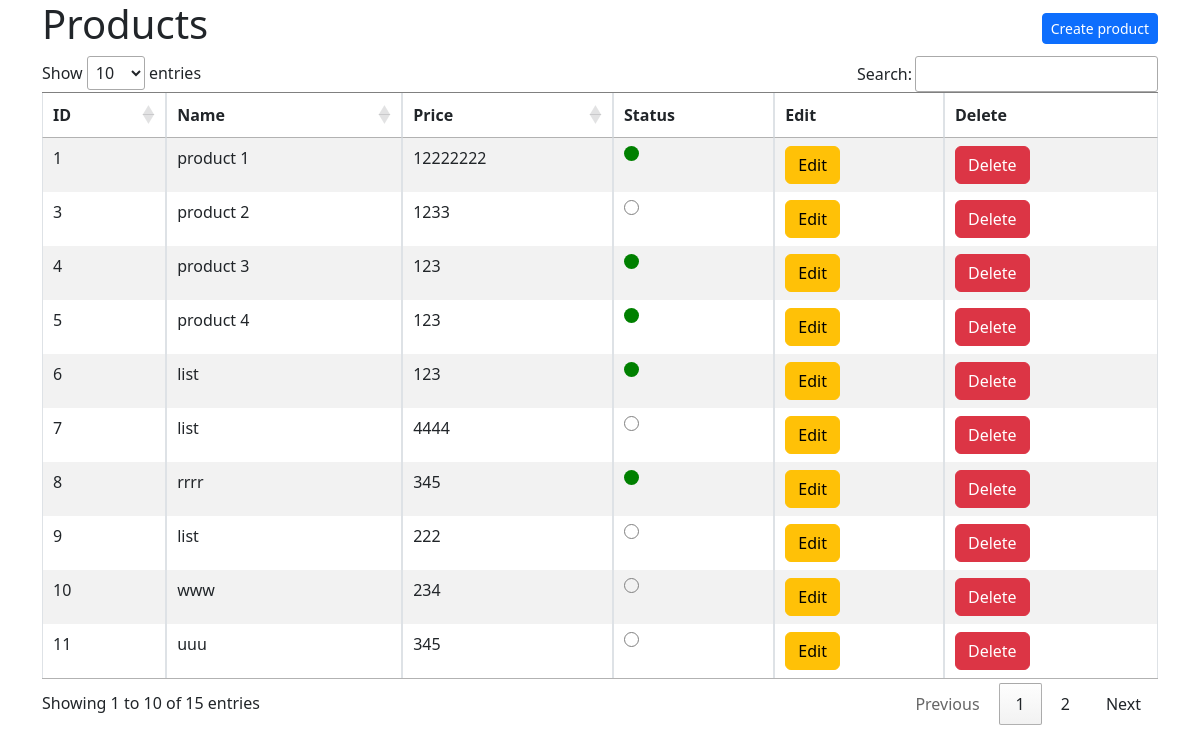
The page / on the database its author committed.
### tables this page shows
CREATE TABLE `product` (
  `id` int(12) NOT NULL,
  `name` varchar(65) NOT NULL,
  `price` int(12) NOT NULL,
  `status` int(1) NOT NULL
);

### controller/Product.php (called while the page is built, shortened)
<?php
class Product
{
    protected $model = '';
    public function __construct($model)
    {
        $this->model = $model;
    }
    public function index()
    {
        $products = $this->model->getAllproduct();
        require 'view/product/list.php';
    }
}

### model/ProductModel.php (called while the page is built, shortened)
<?php
class ProductModel
{
    protected $db;
    public function __construct($database)
    {
        $this->db = $database;
    }
    public function getAllProduct()
    {
        $link = $this->db->openDbConnection();
        $sort = (string) htmlspecialchars(addslashes($_GET['sort']));
        $method_sort = (string) htmlspecialchars(addslashes($_GET['method_sort']));
        switch ($method_sort) {
            default:
                $method_sort = 'ASC';
                break;
        }
        switch ($sort) {
            default:
                $sort = 'id';
                break;
        }
        $result = $link->query('SELECT * FROM product ORDER BY ' . $sort . ' ' . $method_sort);
        $product = array();
        while ($row = $result->fetch(PDO::FETCH_ASSOC)) {
            $product[] = $row;
        }
        $this->db->closeDbConnection($link);
        return $product;
    }
}

### view/product/list.php (the view, shortened to what this page needs)
<div class="title-wrap">
    <h1>Products</h1>
    <a href="/index.php/product/create?add=1" class="btn btn-primary btn-sm"><span class="glyphicon glyphicon-plus"></span> Create product</a>
</div>
<?php
if (!$products) {
    echo 'No products. Please create<br>';
} else {
?>
    <div class="table-responsive">
        <table class="table table-striped table-bordered table-sm dataTable" cellspacing="0" width="100%" id="dtOrderExample">
            <thead>
                <tr role="row">
                    <th class="th-sm sorting" tabindex="0" aria-controls="dtOrderExample" rowspan="1" colspan="1" aria-label="Position
          : activate to sort column ascending">ID</th>
                    <th>Name</th>
                    <th>Price</th>
                    <th>Status</th>
                    <th>Edit</th>
                    <th>Delete</th>
                </tr>
            </thead>
            <?php
            if ($products) :
                foreach ($products as $row) : ?>
                    <tr role="row">
                        <td><?= $row['id'] ?></td>
                        <td><?= $row['name'] ?></td>
                        <td><?= $row['price'] ?></td>
                        <td>
                            <?php
                            $status = $row['status'] ? 'active' : 'no-active';
                            ?>
                            <span class="status <?= $status ?>"></span>
                        </td>
                        <td><a href="/index.php/product/edit?id=<?= $row['id'] ?>" class="btn btn-warning btn-xs"><span class="glyphicon glyphicon-edit"></span> Edit</a></td>
                        <td><a href="/index.php/product/delete?id=<?= $row['id'] ?>" onclick="return confirm('Delete product with #id<?= $row['id'] ?>?')" class="btn btn-danger btn-xs"> <span class="glyphicon glyphicon-trash"></span> Delete</a></td>
                    </tr>
            <?php
                endforeach;
            endif; ?>
        </table>
    </div>
<?php
}
$isi = ob_get_clean() ?>
<?php include 'view/template.php' ?>

### index.php (shortened to what this page needs)
<?php
$request = preg_replace("|/*(.+?)/*$|", "\\1", $_SERVER['PATH_INFO']);
$uri = explode('/', $request);
$uri0 = isset($uri[0]);
$uri1 = isset($uri[1]);
require_once "controller/Product.php";
require_once "model/ProductModel.php";
$db = new Database();
$model = new ProductModel($db);
$controller = new Product($model);
if ($uri0 && $uri1 && $uri[0] === 'product' && $uri[1] === 'detail') {
    $id = $_GET['id'];
    $controller->detail($id);
} elseif ($uri0 && $uri1 && $uri[0] === 'product' && $uri[1] === 'edit') {
    $id = $_GET['id'];
    $controller->edit($id);
} elseif ($uri0 && $uri1 && $uri[0] === 'product' && $uri[1] === 'delete') {
    $id = $_GET['id'];
    $controller->delete($id);
} elseif ($uri0 && $uri1 && $uri[0] === 'product' && $uri[1] === 'create') {
    $controller->create();
} elseif ($uri0 && $uri1 && $uri[0] === 'product' && $uri[1] === 'search') {
    $controller->search();
} elseif ($uri[0] === 'product') {
    $controller->index();
} else {
    $controller->index();
}

### view/template.php (shortened to what this page needs)
<!DOCTYPE html>
<html lang="en">
<head>
  <link href="https://cdn.jsdelivr.net/npm/bootstrap@5.2.0-beta1/dist/css/bootstrap.min.css" rel="stylesheet">
  <link href="https://cdn.datatables.net/1.12.1/css/jquery.dataTables.min.css" rel="stylesheet">
</head>
<body>
  <div class="container">
    <?= $isi ?>
  </div>
</body>
</html>

### view/template.php (style rules this page uses)
span.status { border-radius: 50%; width: 15px; height: 15px; display: block; }
span.status.active { background-color: green; }
span.status.no-active { background-color: transparent; border: 1px solid gray; }
.title-wrap { display: flex; justify-content: space-between; align-items: center; }
.table { border-top: 1px solid gray; }

### rows shown on the page
product: id "1", name "product 1", price "12222222", status 1 (drawn)
product: id "3", name "product 2", price "1233", status 0 (drawn)
product: id "4", name "product 3", price "123", status 1 (drawn)
product: id "5", name "product 4", price "123", status 1 (drawn)
product: id "6", name "list", price "123", status 1 (drawn)
product: id "7", name "list", price "4444", status 0 (drawn)
product: id "8", name "rrrr", price "345", status 1 (drawn)
product: id "9", name "list", price "222", status 0 (drawn)
product: id "10", name "www", price "234", status 0 (drawn)
product: id "11", name "uuu", price "345", status 0 (drawn)
